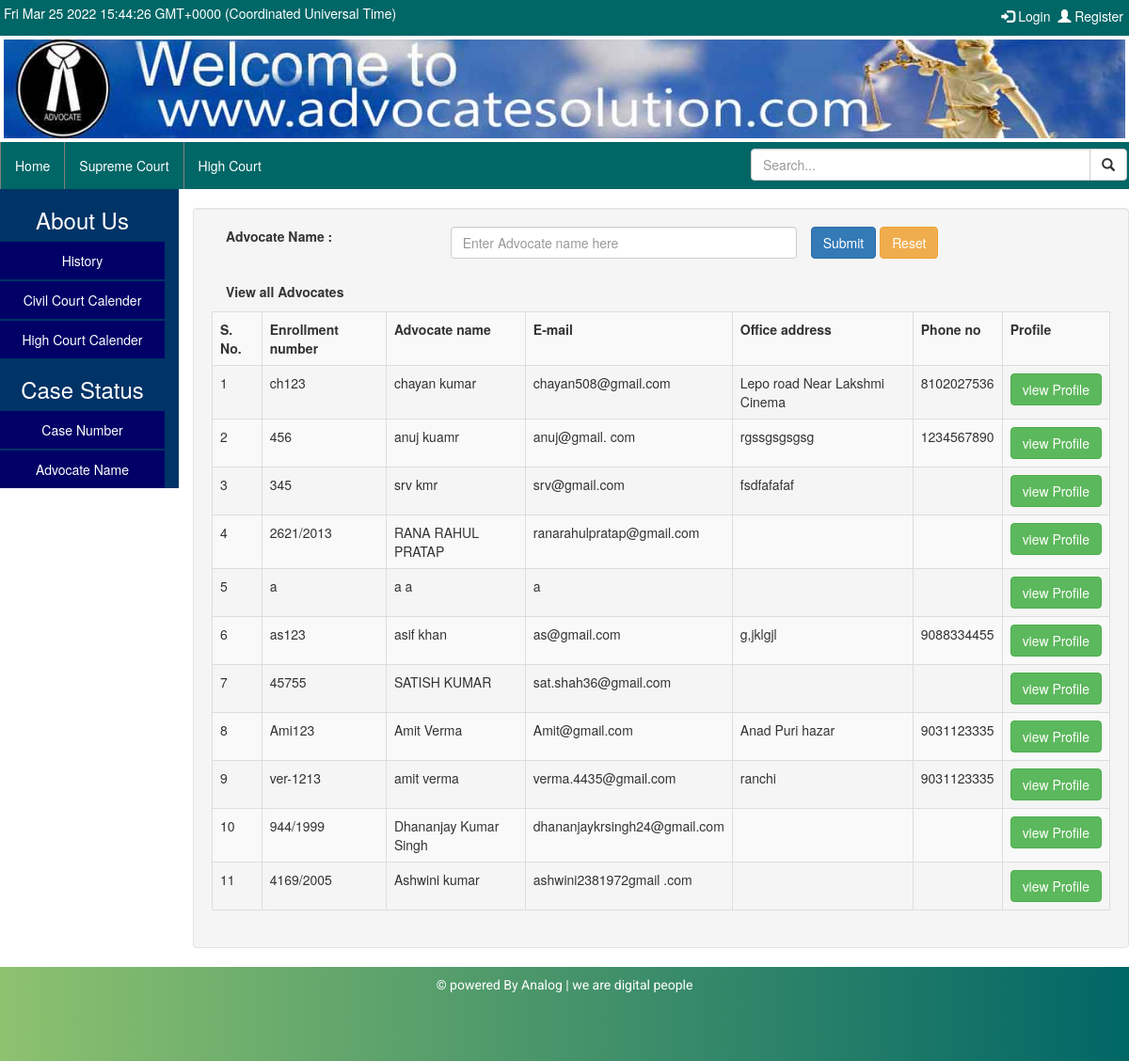
/home/search_advocate.php, run on the app's committed database.
### tables this page shows
CREATE TABLE `advo_login` (
  `advo_id` int(10) NOT NULL,
  `advo_user` varchar(30) NOT NULL,
  `advo_password` varchar(30) NOT NULL,
  `permission` tinyint(1) NOT NULL
);

CREATE TABLE `advo_details` (
  `advo_id` int(30) NOT NULL,
  `user_id` int(20) NOT NULL,
  `enrollment_no` varchar(40) NOT NULL,
  `first_name` varchar(40) NOT NULL,
  `last_name` varchar(40) NOT NULL,
  `dob` varchar(40) NOT NULL,
  `email` varchar(60) NOT NULL,
  `gender` varchar(10) NOT NULL
);

CREATE TABLE `advo_profile` (
  `profile_id` int(30) NOT NULL,
  `advo_id` int(30) NOT NULL,
  `professional_area` varchar(40) NOT NULL,
  `date_joining` date NOT NULL,
  `experience` varchar(40) NOT NULL,
  `phone_no` varchar(40) NOT NULL,
  `office_address` varchar(500) NOT NULL,
  `residential_address` varchar(500) NOT NULL,
  `profile_photo` text NOT NULL
);

### home/search_advocate.php (the view, shortened to what this page needs)
<!doctype html>
<?php include('../includes/header.php'); ?>
<body>
<div class="container-fluid">
	<p id="date"><script>document.getElementById("date").innerHTML=Date();</script></p>
	<div class="head_menu">
    <a href="../user/login.php"><span class="glyphicon glyphicon-log-in"></span> Login</a>
    <a href="../user/signup.php"><span class="glyphicon glyphicon-user"></span> Register</a>
    </div>
</div>
<div class="container-fluid header_img">
	 <img src="../images/finalban.jpg" class="img-responsive" />
</div>
<nav class="nav menubar">
	<ul class="nav navbar-nav">
        <li><a href="../index.php">Home</a></li>
         <li><a href="#">Supreme Court</a></li>
          <li><a href="#">High Court</a></li>
    </ul>
    <div id="search_area">
    	<form >
        	<div class="input-group">
            	<input type="text" placeholder="Search..." class="form-control">
                <div class="input-group-btn">
                <button class="btn btn-default" type="submit"><i class="glyphicon glyphicon-search"></i></button></div>
            </div>
        </form>
        </div>
</nav>
<div class="row">
	<div class="col-lg-2" style="background:#036; color:white;">
	<div><h3 style="text-align:center;">About Us</h3></div>
	 <a href="../history">History</a>
	 <a href="../calender/calander_civil_court2017_3.pdf">Civil Court Calender</a>
	 <a href="../calender/calander_high_court2017.pdf">High Court Calender</a>
	 <div><h3 style="text-align:center;">Case Status</h3></div>
	 <a href="../home/search_case.php">Case Number</a>
	 <a href="../home/search_advocate.php">Advocate Name</a>
  </div>
<div class="col-lg-10">
<br/>
	 <div class="well">
	<form action="advo_check.php" method="post">
		    <div class="form-group">
		       <label class="col-xs-3 control-label">Advocate Name :</label>
			    <div class="col-xs-5">
			       <input type="text" name="advo_name" class="form-control"placeholder="Enter Advocate name here" required/>
			    </div>
			      <button class="btn btn-primary" id="btn_submit"> Submit</button>
		       <input type="reset" name="reset " value="Reset"  class="btn btn-warning"/>
		    </div>
		 </form>
		  <div class="panel-heading"><strong>View all Advocates</strong></div>
	<table class="table table-striped table-bordered table-hover table-responsive">
    	<tr>
        	<th>S. No.</th>
            <th>Enrollment number</th>
            <th>Advocate name</th>
            <th>E-mail</th>
            <th>Office address</th>
            <th>Phone no</th>
            <th>Profile</th>
        </tr>
        <?php
		 include("../includes/database.php");
		$si=0;
		 $sql_permission="select advo_id from advo_login where permission='1'" ;
         $result_permission=mysqli_query($con,$sql_permission);
         while($row_permission=mysqli_fetch_array($result_permission))
		 {
	     $advo_id=$row_permission['advo_id'];
		$sql="select * from advo_details where advo_id='$advo_id'";
		$result=mysqli_query($con,$sql);
		while($row=mysqli_fetch_array($result))
		{
			$enrollment_no=$row['enrollment_no'];
			$first_name=$row['first_name'];
			$last_name=$row['last_name'];
			$email=$row['email'];
			$sql_profile="select profile_photo,office_address,phone_no from advo_profile where advo_id='$advo_id'";
         $result_profile=mysqli_query($con,$sql_profile);
         while($row_profile=mysqli_fetch_array($result_profile))
		 {
			$phone_no=$row_profile['phone_no'];
			$office_address=$row_profile['office_address'];
		 }
		}
		$si=$si+1;
		?>
		 <tr>
        	<td><?php echo$si ?></td>
            <td><?php echo $enrollment_no;?></td>
            <td><?php echo $first_name. ' '.$last_name;?></td>
            <td><?php echo $email; ?></td>
            <td><?php echo $office_address ?></td>
            <td><?php echo $phone_no ?></td>
            <td><a href="view_profile.php?advo_id=<?php echo base64_encode($advo_id); ?>" class="btn btn-success"> view Profile</a></td>
        </tr>
		<?php
		}
        ?>
    </table>
		 </div>
</div>
</div>
<?php include('../includes/footer.php');?>
</body>
</html>

### includes/header.php (shortened to what this page needs)
<html>
<head>
<link type="text/css" rel="stylesheet" href="../css/bootstrap.min.css"/>
<link type="text/css" rel="stylesheet" href="../style/style.css"/>
</head>

### includes/footer.php
<div class="container-fluid footer">
 		<p style="text-align:center; margin-top:5px;margin-bottom:0; color:white;">&copy; powered By Analog | we are digital people</p>
 </div>

### style/style.css (style rules this page uses)
* { margin:0; padding:0; }
.container-fluid { background:#006666; padding:4px; color:#996; }
.container-fluid a { color:white; padding:2px; }
#date { text-align:left; display:inline-block; float:left; color:white; }
.head_menu { text-align:right; display:inline-block; float:right; margin-top:3px; }
.header_img { background:white; }
.menubar { background:#006666; }
.menubar a { display:block; color:white; border-left:1px solid grey; }
#search_area { text-align:right; width:400px; float:right; margin-top:7px; margin-right:2px; }
.footer { height:100px; background: ##006666; background: -webkit-linear-gradient(right, #006666, #8DC26F); background: -moz-linear-gradient(right, #006666, #8DC26F); background: -o-linear-gradient(right, #006666, #8DC26F); background: linear-gradient(to left, #006666, #8DC26F); font-family: "Roboto", sans-serif; -webkit-font-smoothing: antialiased; -moz-osx-font-smoothing: grayscale; }
.col-lg-2 a { display:block; padding:10px; color:white; background:#006; text-decoration:none; text-align:center; margin:2px 0 0 0; }

### data on the page
advo_login: advo_details.enrollment_no "ch123", advo_details.first_name "chayan", advo_details.last_name "kumar", advo_details.email "chayan508@gmail.com", advo_profile.office_address "Lepo road Near Lakshmi Cinema", advo_profile.phone_no "8102027536"
advo_login: advo_details.enrollment_no "456", advo_details.first_name "anuj", advo_details.last_name "kuamr", advo_details.email "anuj@gmail. com", advo_profile.office_address "rgssgsgsgsg", advo_profile.phone_no "1234567890"
advo_login: advo_details.enrollment_no "345", advo_details.first_name "srv", advo_details.last_name "kmr", advo_details.email "srv@gmail.com", advo_profile.office_address "fsdfafafaf"
advo_login: advo_details.enrollment_no "2621/2013", advo_details.first_name "RANA RAHUL", advo_details.last_name "PRATAP", advo_details.email "ranarahulpratap@gmail.com"
advo_login: advo_details.enrollment_no "a", advo_details.first_name "a", advo_details.last_name "a", advo_details.email "a"
advo_login: advo_details.enrollment_no "as123", advo_details.first_name "asif", advo_details.last_name "khan", advo_details.email "as@gmail.com", advo_profile.office_address "g,jklgjl", advo_profile.phone_no "9088334455"
advo_login: advo_details.enrollment_no "45755", advo_details.first_name "SATISH", advo_details.last_name "KUMAR", advo_details.email "sat.shah36@gmail.com"
advo_login: advo_details.enrollment_no "Ami123", advo_details.first_name "Amit", advo_details.last_name "Verma", advo_details.email "Amit@gmail.com", advo_profile.office_address "Anad Puri hazar", advo_profile.phone_no "9031123335"
advo_login: advo_details.enrollment_no "ver-1213", advo_details.first_name "amit", advo_details.last_name "verma", advo_details.email "verma.4435@gmail.com", advo_profile.office_address "ranchi", advo_profile.phone_no "9031123335"
advo_login: advo_details.enrollment_no "944/1999", advo_details.first_name "Dhananjay Kumar", advo_details.last_name "Singh", advo_details.email "dhananjaykrsingh24@gmail.com"
advo_login: advo_details.enrollment_no "4169/2005", advo_details.first_name "Ashwini", advo_details.last_name "kumar", advo_details.email "ashwini2381972gmail .com"
